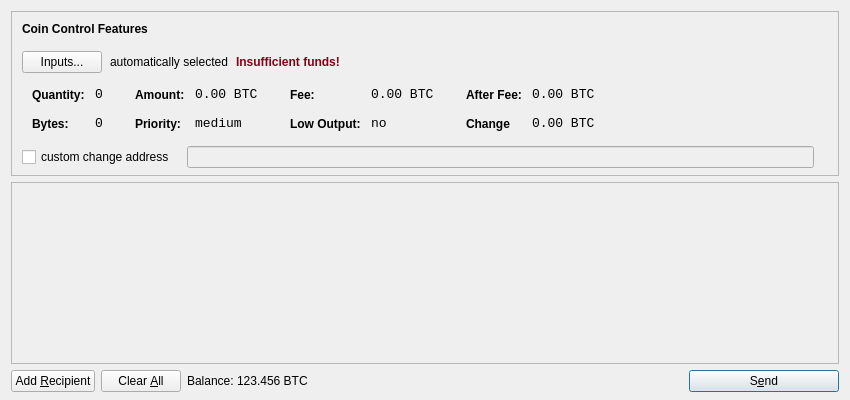
<?xml version="1.0" encoding="UTF-8"?>
<ui version="4.0">
 <class>SendCoinsDialog</class>
 <widget class="QDialog" name="SendCoinsDialog">
  <property name="geometry">
   <rect>
    <x>0</x>
    <y>0</y>
    <width>850</width>
    <height>400</height>
   </rect>
  </property>
  <property name="windowTitle">
   <string>Send Coins</string>
  </property>
  <layout class="QVBoxLayout" name="verticalLayout" stretch="0,1,0">
   <property name="bottomMargin">
    <number>8</number>
   </property>
   <item>
    <widget class="QFrame" name="frameCoinControl">
     <property name="sizePolicy">
      <sizepolicy hsizetype="Expanding" vsizetype="Expanding">
       <horstretch>0</horstretch>
       <verstretch>0</verstretch>
      </sizepolicy>
     </property>
     <property name="maximumSize">
      <size>
       <width>16777215</width>
       <height>16777215</height>
      </size>
     </property>
     <property name="frameShape">
      <enum>QFrame::StyledPanel</enum>
     </property>
     <property name="frameShadow">
      <enum>QFrame::Sunken</enum>
     </property>
     <layout class="QVBoxLayout" name="verticalLayoutCoinControl2">
      <property name="spacing">
       <number>6</number>
      </property>
      <property name="leftMargin">
       <number>0</number>
      </property>
      <property name="topMargin">
       <number>0</number>
      </property>
      <property name="rightMargin">
       <number>0</number>
      </property>
      <property name="bottomMargin">
       <number>6</number>
      </property>
      <item>
       <layout class="QVBoxLayout" name="verticalLayoutCoinControl" stretch="0,0,0,0,1">
        <property name="spacing">
         <number>0</number>
        </property>
        <property name="leftMargin">
         <number>10</number>
        </property>
        <property name="topMargin">
         <number>10</number>
        </property>
        <item>
         <layout class="QHBoxLayout" name="horizontalLayoutCoinControl1">
          <property name="bottomMargin">
           <number>15</number>
          </property>
          <item>
           <widget class="QLabel" name="labelCoinControlFeatures">
            <property name="sizePolicy">
             <sizepolicy hsizetype="Preferred" vsizetype="Maximum">
              <horstretch>0</horstretch>
              <verstretch>0</verstretch>
             </sizepolicy>
            </property>
            <property name="font">
             <font>
              <weight>75</weight>
              <bold>true</bold>
             </font>
            </property>
            <property name="styleSheet">
             <string notr="true">font-weight:bold;</string>
            </property>
            <property name="text">
             <string>Coin Control Features</string>
            </property>
           </widget>
          </item>
         </layout>
        </item>
        <item>
         <layout class="QHBoxLayout" name="horizontalLayoutCoinControl2" stretch="0,0,0,0">
          <property name="spacing">
           <number>8</number>
          </property>
          <property name="bottomMargin">
           <number>10</number>
          </property>
          <item>
           <widget class="QPushButton" name="pushButtonCoinControl">
            <property name="styleSheet">
             <string notr="true"/>
            </property>
            <property name="text">
             <string>Inputs...</string>
            </property>
           </widget>
          </item>
          <item>
           <widget class="QLabel" name="labelCoinControlAutomaticallySelected">
            <property name="text">
             <string>automatically selected</string>
            </property>
            <property name="margin">
             <number>5</number>
            </property>
           </widget>
          </item>
          <item>
           <widget class="QLabel" name="labelCoinControlInsuffFunds">
            <property name="font">
             <font>
              <weight>75</weight>
              <bold>true</bold>
             </font>
            </property>
            <property name="styleSheet">
             <string notr="true">color:#880015;</string>
            </property>
            <property name="text">
             <string>Insufficient funds!</string>
            </property>
            <property name="margin">
             <number>5</number>
            </property>
           </widget>
          </item>
          <item>
           <spacer name="horizontalSpacerCoinControl">
            <property name="orientation">
             <enum>Qt::Horizontal</enum>
            </property>
            <property name="sizeHint" stdset="0">
             <size>
              <width>40</width>
              <height>1</height>
             </size>
            </property>
           </spacer>
          </item>
         </layout>
        </item>
        <item>
         <widget class="QWidget" name="widgetCoinControl" native="true">
          <property name="sizePolicy">
           <sizepolicy hsizetype="Preferred" vsizetype="Preferred">
            <horstretch>0</horstretch>
            <verstretch>0</verstretch>
           </sizepolicy>
          </property>
          <property name="minimumSize">
           <size>
            <width>0</width>
            <height>0</height>
           </size>
          </property>
          <property name="styleSheet">
           <string notr="true"/>
          </property>
          <layout class="QHBoxLayout" name="horizontalLayoutCoinControl5">
           <property name="leftMargin">
            <number>0</number>
           </property>
           <property name="topMargin">
            <number>0</number>
           </property>
           <property name="rightMargin">
            <number>0</number>
           </property>
           <property name="bottomMargin">
            <number>0</number>
           </property>
           <item>
            <layout class="QHBoxLayout" name="horizontalLayoutCoinControl3" stretch="0,0,0,1">
             <property name="spacing">
              <number>20</number>
             </property>
             <property name="topMargin">
              <number>0</number>
             </property>
             <property name="bottomMargin">
              <number>10</number>
             </property>
             <item>
              <layout class="QFormLayout" name="formLayoutCoinControl1">
               <property name="horizontalSpacing">
                <number>10</number>
               </property>
               <property name="verticalSpacing">
                <number>14</number>
               </property>
               <property name="leftMargin">
                <number>10</number>
               </property>
               <property name="topMargin">
                <number>4</number>
               </property>
               <property name="rightMargin">
                <number>6</number>
               </property>
               <item row="0" column="0">
                <widget class="QLabel" name="labelCoinControlQuantityText">
                 <property name="styleSheet">
                  <string notr="true">font-weight:bold;</string>
                 </property>
                 <property name="text">
                  <string>Quantity:</string>
                 </property>
                 <property name="margin">
                  <number>0</number>
                 </property>
                </widget>
               </item>
               <item row="0" column="1">
                <widget class="QLabel" name="labelCoinControlQuantity">
                 <property name="font">
                  <font>
                   <family>Monospace</family>
                   <pointsize>10</pointsize>
                  </font>
                 </property>
                 <property name="cursor">
                  <cursorShape>IBeamCursor</cursorShape>
                 </property>
                 <property name="contextMenuPolicy">
                  <enum>Qt::ActionsContextMenu</enum>
                 </property>
                 <property name="text">
                  <string>0</string>
                 </property>
                 <property name="margin">
                  <number>0</number>
                 </property>
                 <property name="textInteractionFlags">
                  <set>Qt::LinksAccessibleByMouse|Qt::TextSelectableByKeyboard|Qt::TextSelectableByMouse</set>
                 </property>
                </widget>
               </item>
               <item row="1" column="0">
                <widget class="QLabel" name="labelCoinControlBytesText">
                 <property name="styleSheet">
                  <string notr="true">font-weight:bold;</string>
                 </property>
                 <property name="text">
                  <string>Bytes:</string>
                 </property>
                </widget>
               </item>
               <item row="1" column="1">
                <widget class="QLabel" name="labelCoinControlBytes">
                 <property name="font">
                  <font>
                   <family>Monospace</family>
                   <pointsize>10</pointsize>
                  </font>
                 </property>
                 <property name="cursor">
                  <cursorShape>IBeamCursor</cursorShape>
                 </property>
                 <property name="contextMenuPolicy">
                  <enum>Qt::ActionsContextMenu</enum>
                 </property>
                 <property name="text">
                  <string>0</string>
                 </property>
                 <property name="textInteractionFlags">
                  <set>Qt::LinksAccessibleByMouse|Qt::TextSelectableByKeyboard|Qt::TextSelectableByMouse</set>
                 </property>
                </widget>
               </item>
              </layout>
             </item>
             <item>
              <layout class="QFormLayout" name="formLayoutCoinControl2">
               <property name="horizontalSpacing">
                <number>10</number>
               </property>
               <property name="verticalSpacing">
                <number>14</number>
               </property>
               <property name="leftMargin">
                <number>6</number>
               </property>
               <property name="topMargin">
                <number>4</number>
               </property>
               <property name="rightMargin">
                <number>6</number>
               </property>
               <item row="0" column="0">
                <widget class="QLabel" name="labelCoinControlAmountText">
                 <property name="styleSheet">
                  <string notr="true">font-weight:bold;</string>
                 </property>
                 <property name="text">
                  <string>Amount:</string>
                 </property>
                 <property name="margin">
                  <number>0</number>
                 </property>
                </widget>
               </item>
               <item row="0" column="1">
                <widget class="QLabel" name="labelCoinControlAmount">
                 <property name="font">
                  <font>
                   <family>Monospace</family>
                   <pointsize>10</pointsize>
                  </font>
                 </property>
                 <property name="cursor">
                  <cursorShape>IBeamCursor</cursorShape>
                 </property>
                 <property name="contextMenuPolicy">
                  <enum>Qt::ActionsContextMenu</enum>
                 </property>
                 <property name="text">
                  <string>0.00 BTC</string>
                 </property>
                 <property name="textInteractionFlags">
                  <set>Qt::LinksAccessibleByMouse|Qt::TextSelectableByKeyboard|Qt::TextSelectableByMouse</set>
                 </property>
                </widget>
               </item>
               <item row="1" column="0">
                <widget class="QLabel" name="labelCoinControlPriorityText">
                 <property name="styleSheet">
                  <string notr="true">font-weight:bold;</string>
                 </property>
                 <property name="text">
                  <string>Priority:</string>
                 </property>
                </widget>
               </item>
               <item row="1" column="1">
                <widget class="QLabel" name="labelCoinControlPriority">
                 <property name="font">
                  <font>
                   <family>Monospace</family>
                   <pointsize>10</pointsize>
                  </font>
                 </property>
                 <property name="cursor">
                  <cursorShape>IBeamCursor</cursorShape>
                 </property>
                 <property name="contextMenuPolicy">
                  <enum>Qt::ActionsContextMenu</enum>
                 </property>
                 <property name="text">
                  <string>medium</string>
                 </property>
                 <property name="textInteractionFlags">
                  <set>Qt::LinksAccessibleByMouse|Qt::TextSelectableByKeyboard|Qt::TextSelectableByMouse</set>
                 </property>
                </widget>
               </item>
              </layout>
             </item>
             <item>
              <layout class="QFormLayout" name="formLayoutCoinControl3">
               <property name="horizontalSpacing">
                <number>10</number>
               </property>
               <property name="verticalSpacing">
                <number>14</number>
               </property>
               <property name="leftMargin">
                <number>6</number>
               </property>
               <property name="topMargin">
                <number>4</number>
               </property>
               <property name="rightMargin">
                <number>6</number>
               </property>
               <item row="0" column="0">
                <widget class="QLabel" name="labelCoinControlFeeText">
                 <property name="styleSheet">
                  <string notr="true">font-weight:bold;</string>
                 </property>
                 <property name="text">
                  <string>Fee:</string>
                 </property>
                 <property name="margin">
                  <number>0</number>
                 </property>
                </widget>
               </item>
               <item row="0" column="1">
                <widget class="QLabel" name="labelCoinControlFee">
                 <property name="font">
                  <font>
                   <family>Monospace</family>
                   <pointsize>10</pointsize>
                  </font>
                 </property>
                 <property name="cursor">
                  <cursorShape>IBeamCursor</cursorShape>
                 </property>
                 <property name="contextMenuPolicy">
                  <enum>Qt::ActionsContextMenu</enum>
                 </property>
                 <property name="text">
                  <string>0.00 BTC</string>
                 </property>
                 <property name="textInteractionFlags">
                  <set>Qt::LinksAccessibleByMouse|Qt::TextSelectableByKeyboard|Qt::TextSelectableByMouse</set>
                 </property>
                </widget>
               </item>
               <item row="1" column="0">
                <widget class="QLabel" name="labelCoinControlLowOutputText">
                 <property name="styleSheet">
                  <string notr="true">font-weight:bold;</string>
                 </property>
                 <property name="text">
                  <string>Low Output:</string>
                 </property>
                </widget>
               </item>
               <item row="1" column="1">
                <widget class="QLabel" name="labelCoinControlLowOutput">
                 <property name="font">
                  <font>
                   <family>Monospace</family>
                   <pointsize>10</pointsize>
                  </font>
                 </property>
                 <property name="cursor">
                  <cursorShape>IBeamCursor</cursorShape>
                 </property>
                 <property name="contextMenuPolicy">
                  <enum>Qt::ActionsContextMenu</enum>
                 </property>
                 <property name="text">
                  <string>no</string>
                 </property>
                 <property name="textInteractionFlags">
                  <set>Qt::LinksAccessibleByMouse|Qt::TextSelectableByKeyboard|Qt::TextSelectableByMouse</set>
                 </property>
                </widget>
               </item>
              </layout>
             </item>
             <item>
              <layout class="QFormLayout" name="formLayoutCoinControl4">
               <property name="horizontalSpacing">
                <number>10</number>
               </property>
               <property name="verticalSpacing">
                <number>14</number>
               </property>
               <property name="leftMargin">
                <number>6</number>
               </property>
               <property name="topMargin">
                <number>4</number>
               </property>
               <property name="rightMargin">
                <number>6</number>
               </property>
               <item row="0" column="0">
                <widget class="QLabel" name="labelCoinControlAfterFeeText">
                 <property name="styleSheet">
                  <string notr="true">font-weight:bold;</string>
                 </property>
                 <property name="text">
                  <string>After Fee:</string>
                 </property>
                 <property name="margin">
                  <number>0</number>
                 </property>
                </widget>
               </item>
               <item row="0" column="1">
                <widget class="QLabel" name="labelCoinControlAfterFee">
                 <property name="font">
                  <font>
                   <family>Monospace</family>
                   <pointsize>10</pointsize>
                  </font>
                 </property>
                 <property name="cursor">
                  <cursorShape>IBeamCursor</cursorShape>
                 </property>
                 <property name="contextMenuPolicy">
                  <enum>Qt::ActionsContextMenu</enum>
                 </property>
                 <property name="text">
                  <string>0.00 BTC</string>
                 </property>
                 <property name="textInteractionFlags">
                  <set>Qt::LinksAccessibleByMouse|Qt::TextSelectableByKeyboard|Qt::TextSelectableByMouse</set>
                 </property>
                </widget>
               </item>
               <item row="1" column="0">
                <widget class="QLabel" name="labelCoinControlChangeText">
                 <property name="styleSheet">
                  <string notr="true">font-weight:bold;</string>
                 </property>
                 <property name="text">
                  <string>Change</string>
                 </property>
                </widget>
               </item>
               <item row="1" column="1">
                <widget class="QLabel" name="labelCoinControlChange">
                 <property name="font">
                  <font>
                   <family>Monospace</family>
                   <pointsize>10</pointsize>
                  </font>
                 </property>
                 <property name="cursor">
                  <cursorShape>IBeamCursor</cursorShape>
                 </property>
                 <property name="contextMenuPolicy">
                  <enum>Qt::ActionsContextMenu</enum>
                 </property>
                 <property name="text">
                  <string>0.00 BTC</string>
                 </property>
                 <property name="textInteractionFlags">
                  <set>Qt::LinksAccessibleByMouse|Qt::TextSelectableByKeyboard|Qt::TextSelectableByMouse</set>
                 </property>
                </widget>
               </item>
              </layout>
             </item>
            </layout>
           </item>
          </layout>
         </widget>
        </item>
        <item>
         <layout class="QHBoxLayout" name="horizontalLayoutCoinControl4" stretch="0,0,0">
          <property name="spacing">
           <number>12</number>
          </property>
          <property name="sizeConstraint">
           <enum>QLayout::SetDefaultConstraint</enum>
          </property>
          <property name="topMargin">
           <number>5</number>
          </property>
          <property name="rightMargin">
           <number>5</number>
          </property>
          <item>
           <widget class="QCheckBox" name="checkBoxCoinControlChange">
            <property name="text">
             <string>custom change address</string>
            </property>
           </widget>
          </item>
          <item>
           <widget class="QLineEdit" name="lineEditCoinControlChange">
            <property name="enabled">
             <bool>false</bool>
            </property>
            <property name="sizePolicy">
             <sizepolicy hsizetype="Expanding" vsizetype="Fixed">
              <horstretch>0</horstretch>
              <verstretch>0</verstretch>
             </sizepolicy>
            </property>
           </widget>
          </item>
          <item>
           <widget class="QLabel" name="labelCoinControlChangeLabel">
            <property name="sizePolicy">
             <sizepolicy hsizetype="Preferred" vsizetype="Expanding">
              <horstretch>0</horstretch>
              <verstretch>0</verstretch>
             </sizepolicy>
            </property>
            <property name="minimumSize">
             <size>
              <width>0</width>
              <height>0</height>
             </size>
            </property>
            <property name="text">
             <string/>
            </property>
            <property name="margin">
             <number>3</number>
            </property>
           </widget>
          </item>
         </layout>
        </item>
        <item>
         <spacer name="verticalSpacerCoinControl">
          <property name="orientation">
           <enum>Qt::Vertical</enum>
          </property>
          <property name="sizeHint" stdset="0">
           <size>
            <width>800</width>
            <height>1</height>
           </size>
          </property>
         </spacer>
        </item>
       </layout>
      </item>
     </layout>
    </widget>
   </item>
   <item>
    <widget class="QScrollArea" name="scrollArea">
     <property name="widgetResizable">
      <bool>true</bool>
     </property>
     <widget class="QWidget" name="scrollAreaWidgetContents">
      <property name="geometry">
       <rect>
        <x>0</x>
        <y>0</y>
        <width>830</width>
        <height>122</height>
       </rect>
      </property>
      <layout class="QVBoxLayout" name="verticalLayout_2">
       <property name="leftMargin">
        <number>0</number>
       </property>
       <property name="topMargin">
        <number>0</number>
       </property>
       <property name="rightMargin">
        <number>0</number>
       </property>
       <property name="bottomMargin">
        <number>0</number>
       </property>
       <item>
        <layout class="QVBoxLayout" name="entries">
         <property name="spacing">
          <number>6</number>
         </property>
        </layout>
       </item>
       <item>
        <spacer name="verticalSpacer">
         <property name="orientation">
          <enum>Qt::Vertical</enum>
         </property>
         <property name="sizeHint" stdset="0">
          <size>
           <width>20</width>
           <height>40</height>
          </size>
         </property>
        </spacer>
       </item>
      </layout>
     </widget>
    </widget>
   </item>
   <item>
    <layout class="QHBoxLayout" name="horizontalLayout">
     <item>
      <widget class="QPushButton" name="addButton">
       <property name="toolTip">
        <string>Send to multiple recipients at once</string>
       </property>
       <property name="text">
        <string>Add &amp;Recipient</string>
       </property>
       <property name="icon">
        <iconset resource="../Bwbcoin.qrc">
         <normaloff>:/icons/add</normaloff>:/icons/add</iconset>
       </property>
       <property name="autoDefault">
        <bool>false</bool>
       </property>
      </widget>
     </item>
     <item>
      <widget class="QPushButton" name="clearButton">
       <property name="sizePolicy">
        <sizepolicy hsizetype="Minimum" vsizetype="Fixed">
         <horstretch>0</horstretch>
         <verstretch>0</verstretch>
        </sizepolicy>
       </property>
       <property name="toolTip">
        <string>Remove all transaction fields</string>
       </property>
       <property name="text">
        <string>Clear &amp;All</string>
       </property>
       <property name="icon">
        <iconset resource="../Bwbcoin.qrc">
         <normaloff>:/icons/remove</normaloff>:/icons/remove</iconset>
       </property>
       <property name="autoRepeatDelay">
        <number>300</number>
       </property>
       <property name="autoDefault">
        <bool>false</bool>
       </property>
      </widget>
     </item>
     <item>
      <layout class="QHBoxLayout" name="horizontalLayout_2">
       <property name="spacing">
        <number>3</number>
       </property>
       <item>
        <widget class="QLabel" name="labelSendBalanceText">
         <property name="text">
          <string>Balance:</string>
         </property>
        </widget>
       </item>
       <item>
        <widget class="QLabel" name="labelBalance">
         <property name="cursor">
          <cursorShape>IBeamCursor</cursorShape>
         </property>
         <property name="text">
          <string>123.456 BTC</string>
         </property>
         <property name="textInteractionFlags">
          <set>Qt::LinksAccessibleByMouse|Qt::TextSelectableByKeyboard|Qt::TextSelectableByMouse</set>
         </property>
        </widget>
       </item>
      </layout>
     </item>
     <item>
      <spacer name="horizontalSpacer">
       <property name="orientation">
        <enum>Qt::Horizontal</enum>
       </property>
       <property name="sizeHint" stdset="0">
        <size>
         <width>40</width>
         <height>20</height>
        </size>
       </property>
      </spacer>
     </item>
     <item>
      <widget class="QPushButton" name="sendButton">
       <property name="minimumSize">
        <size>
         <width>150</width>
         <height>0</height>
        </size>
       </property>
       <property name="toolTip">
        <string>Confirm the send action</string>
       </property>
       <property name="text">
        <string>S&amp;end</string>
       </property>
       <property name="icon">
        <iconset resource="../Bwbcoin.qrc">
         <normaloff>:/icons/send</normaloff>:/icons/send</iconset>
       </property>
       <property name="default">
        <bool>true</bool>
       </property>
      </widget>
     </item>
    </layout>
   </item>
  </layout>
 </widget>
 <resources>
  <include location="../Bwbcoin.qrc"/>
 </resources>
 <connections/>
</ui>
